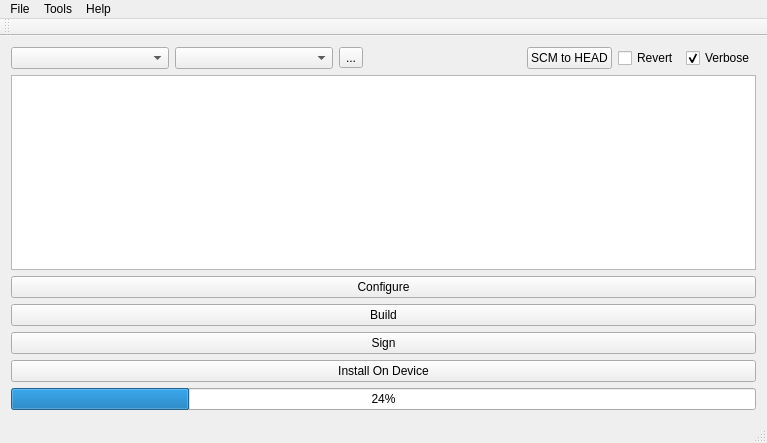
<?xml version="1.0" encoding="UTF-8"?>
<ui version="4.0">
 <class>MainWindow</class>
 <widget class="QMainWindow" name="MainWindow">
  <property name="geometry">
   <rect>
    <x>0</x>
    <y>0</y>
    <width>767</width>
    <height>443</height>
   </rect>
  </property>
  <property name="windowTitle">
   <string>MainWindow</string>
  </property>
  <property name="unifiedTitleAndToolBarOnMac">
   <bool>true</bool>
  </property>
  <widget class="QWidget" name="centralWidget">
   <layout class="QVBoxLayout" name="verticalLayout_2">
    <item>
     <layout class="QVBoxLayout" name="verticalLayout">
      <item>
       <layout class="QHBoxLayout" name="horizontalLayout_2">
        <item>
         <widget class="QComboBox" name="cmb_brands">
          <property name="sizePolicy">
           <sizepolicy hsizetype="Expanding" vsizetype="Fixed">
            <horstretch>0</horstretch>
            <verstretch>0</verstretch>
           </sizepolicy>
          </property>
         </widget>
        </item>
        <item>
         <widget class="QComboBox" name="cmb_platforms">
          <property name="sizePolicy">
           <sizepolicy hsizetype="Expanding" vsizetype="Fixed">
            <horstretch>0</horstretch>
            <verstretch>0</verstretch>
           </sizepolicy>
          </property>
         </widget>
        </item>
        <item>
         <widget class="QToolButton" name="btn_show_config">
          <property name="text">
           <string>...</string>
          </property>
         </widget>
        </item>
        <item>
         <spacer name="horizontalSpacer">
          <property name="orientation">
           <enum>Qt::Horizontal</enum>
          </property>
          <property name="sizeHint" stdset="0">
           <size>
            <width>40</width>
            <height>20</height>
           </size>
          </property>
         </spacer>
        </item>
        <item>
         <widget class="QPushButton" name="btn_reset_scm">
          <property name="text">
           <string>SCM to HEAD</string>
          </property>
         </widget>
        </item>
        <item>
         <layout class="QHBoxLayout" name="horizontalLayout">
          <property name="sizeConstraint">
           <enum>QLayout::SetMinimumSize</enum>
          </property>
          <item>
           <widget class="QCheckBox" name="cb_revert">
            <property name="text">
             <string>Revert</string>
            </property>
            <property name="checked">
             <bool>false</bool>
            </property>
           </widget>
          </item>
          <item>
           <widget class="QCheckBox" name="cb_verbose">
            <property name="text">
             <string>Verbose</string>
            </property>
            <property name="checked">
             <bool>true</bool>
            </property>
           </widget>
          </item>
         </layout>
        </item>
       </layout>
      </item>
      <item>
       <widget class="QTextEdit" name="txt_output">
        <property name="enabled">
         <bool>true</bool>
        </property>
        <property name="readOnly">
         <bool>false</bool>
        </property>
       </widget>
      </item>
      <item>
       <widget class="QPushButton" name="btn_configure">
        <property name="text">
         <string>Configure</string>
        </property>
       </widget>
      </item>
      <item>
       <widget class="QPushButton" name="btn_build">
        <property name="text">
         <string>Build</string>
        </property>
       </widget>
      </item>
      <item>
       <widget class="QPushButton" name="btn_sign">
        <property name="text">
         <string>Sign</string>
        </property>
       </widget>
      </item>
      <item>
       <widget class="QPushButton" name="btn_install_on_device">
        <property name="text">
         <string>Install On Device</string>
        </property>
       </widget>
      </item>
      <item>
       <widget class="QProgressBar" name="pb_build_progress">
        <property name="enabled">
         <bool>true</bool>
        </property>
        <property name="styleSheet">
         <string notr="true">display:none;</string>
        </property>
        <property name="value">
         <number>24</number>
        </property>
       </widget>
      </item>
     </layout>
    </item>
   </layout>
  </widget>
  <widget class="QMenuBar" name="menuBar">
   <property name="geometry">
    <rect>
     <x>0</x>
     <y>0</y>
     <width>767</width>
     <height>22</height>
    </rect>
   </property>
   <widget class="QMenu" name="menuFile">
    <property name="title">
     <string>File</string>
    </property>
    <addaction name="actionClose"/>
    <addaction name="actionOpen"/>
   </widget>
   <widget class="QMenu" name="menuTools">
    <property name="title">
     <string>Tools</string>
    </property>
    <addaction name="actionRegex_Tool"/>
   </widget>
   <widget class="QMenu" name="menuHelp">
    <property name="title">
     <string>Help</string>
    </property>
    <addaction name="actionAbout"/>
   </widget>
   <addaction name="menuFile"/>
   <addaction name="menuTools"/>
   <addaction name="menuHelp"/>
  </widget>
  <widget class="QToolBar" name="mainToolBar">
   <attribute name="toolBarArea">
    <enum>TopToolBarArea</enum>
   </attribute>
   <attribute name="toolBarBreak">
    <bool>false</bool>
   </attribute>
  </widget>
  <widget class="QStatusBar" name="statusBar"/>
  <action name="actionClose">
   <property name="text">
    <string>Close</string>
   </property>
  </action>
  <action name="actionAbout">
   <property name="text">
    <string>About</string>
   </property>
  </action>
  <action name="actionRegex_Tool">
   <property name="text">
    <string>Regex Tool</string>
   </property>
   <property name="shortcut">
    <string>Ctrl+Shift+X</string>
   </property>
  </action>
  <action name="actionOpen">
   <property name="text">
    <string>Open</string>
   </property>
  </action>
 </widget>
 <layoutdefault spacing="6" margin="11"/>
 <resources/>
 <connections/>
</ui>
